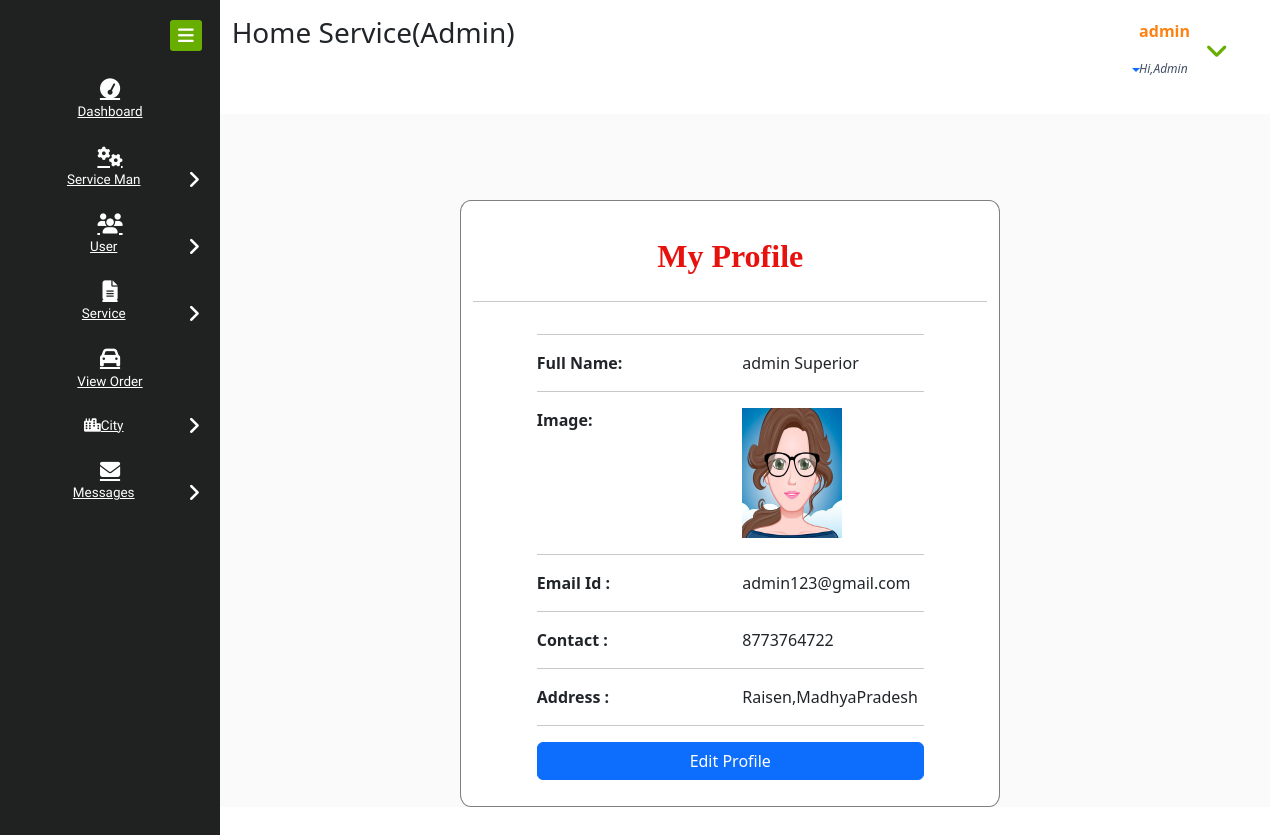
/admin_profile (signed in), run on the app's committed database.
### home_service/models.py (models this page shows, shortened)
class Customer(models.Model):
    user = models.ForeignKey(User, on_delete=models.CASCADE, null=True)
    contact = models.CharField(max_length=100, null=True)
    address = models.CharField(max_length=100, null=True)
    image = models.FileField(null=True,blank=True)

### home_service/views.py (the view)
# urls.py: path('admin_profile',admin_profile,name="admin_profile"),
def admin_profile(request):
    user = User.objects.get(id=request.user.id)
    pro = Customer.objects.get(user=user)
    d = {'pro':pro}
    return render(request,'admin_profile.html',d)

### home_service/templates/admin_profile.html
{% extends 'admin_navigation.html' %}
{% load static %}{% block body %}
    <div class="container" style="width:50%;margin-bottom:5%;background:white;border-radius:2%;border:1px solid grey">
    <h2 style="font-weight:bold;font-family : 'Monotype Corsiva' ; color : #E6120E ;margin-top:5%" align="center">My Profile</h2><hr>
    <div align="left" class="container-fluid" style="width:80%;margin-bottom:5%">
    <hr><div class="row" >
        <div class="col-md-6 div2">
            <strong>Full Name:</strong>
        </div>
        <div class="col-md-6 div1">
            {{pro.user.first_name}} {{pro.user.last_name}}
        </div>
    </div><hr>
    <div class="row">
        <div class="col-md-6 div2">
            <strong>Image:</strong>
        </div>
        <div class="col-md-6">
            <img src="{{pro.image.url}}" style="width:100px;height:130px"></img>
        </div></div><hr>
    <div class="row">
        <div class="col-md-6 div2">
            <strong>Email Id :</strong>
        </div>
        <div class="col-md-6 div1">
            {{pro.user.email}}
        </div>
    </div><hr>
     <div class="row">
        <div class="col-md-6 div2">
            <strong>Contact :</strong>
        </div>
        <div class="col-md-6 div1">
            {{pro.contact}}
        </div>
     </div><hr>
    <div class="row">
        <div class="col-md-6 div2">
            <strong>Address :</strong>
        </div>
        <div class="col-md-6 div1">
            {{pro.address}}
        </div>
    </div><hr>
    <a href="{% url 'edit_admin_profile' %}"><button class="btn btn-primary" style="width:100%">Edit Profile</button></a>
    </div></div>
{% endblock %}

### home_service/templates/admin_navigation.html (shortened to what this page needs)
<!DOCTYPE HTML>
{% load static %}
<html>
<head>
<link href="{% static 'css2/bootstrap.css' %}" rel="stylesheet" type="text/css" media="all">
<link href="{% static 'css2/style.css' %}" rel="stylesheet" type="text/css" media="all"/>
<link href="{% static 'css2/font-awesome.css' %}" rel="stylesheet">
<link href="https://cdn.jsdelivr.net/npm/bootstrap@5.3.4/dist/css/bootstrap.min.css" rel="stylesheet">
<link rel="stylesheet" href="https://cdnjs.cloudflare.com/ajax/libs/font-awesome/6.5.2/css/all.min.css" />
</head>
<body>
<div class="page-container">
   <div class="left-content">
	   <div class="mother-grid-inner">
				<div class="header-main">
					<div class="header-left">
							<div class="logo-name" style="width:100%">
								<h3><span>Home Service(Admin)</span></h3>
							</div>
							<div class="clearfix"> </div>
						 </div>
							<div class="profile_details">
								<ul>
									<li class="dropdown profile_details_drop">
										<a href="#" class="dropdown-toggle" data-toggle="dropdown" aria-expanded="false">
											<div align class="profile_img">
												<div class="user-name">
													<p>{{request.user.username}}</p>
													<span>Hi,Admin</span>
												</div>
												<i class="fa fa-angle-down lnr"></i>
												<div class="clearfix"></div>
											</div>
										</a>
									</li>
								</ul>
							</div>
							<div class="clearfix"> </div>
						</div>
				</div>
<div class="inner-block" style="padding-top:8%">
	{% block body %}
	{% endblock %}
</div>
</div>
</div>
    <div class="sidebar-menu " >
		  	<div class="logo"> <a href="#" class="sidebar-icon">
				<span class="fa fa-bars"></span> </a>
			   </div>
		    <div class="menu">
		      <ul id="menu">
		        <li id="menu-home"><a href="{% url 'admin_home' %}"><i class="fa fa-tachometer"></i><span>Dashboard</span></a></li>
		        <li><a href="#"><i class="fa fa-cogs"></i><span>Service Man</span><span class="fa fa-angle-right" style="float: right"></span></a>
		        </li>
		        <li id="menu-comunicacao" ><a href="#"><i class="fa fa-users"></i><span>User</span><span class="fa fa-angle-right" style="float: right"></span></a>
		        </li>
		        <li id="menu-academico" ><a href="#"><i class="fa fa-file-text"></i><span>Service</span><span class="fa fa-angle-right" style="float: right"></span></a>
		        </li>
		        <li><a href="{% url 'admin_order' %}"><i class="fa fa-car"></i><span>View Order</span></a></li>
				<li><a href="#"><i class="fa-solid fa-city"></i><span>City</span><span class="fa fa-angle-right" style="float: right"></span></a>
		        </li>
		        <li><a href="#"><i class="fa fa-envelope"></i><span>Messages</span><span class="fa fa-angle-right" style="float: right"></span></a>
		        </li>
		      </ul>
		    </div>
	 </div>
</body>
</html>

### home_service/templates/admin_navigation.html (style rules this page uses)
h2, h4 { padding:10Px; }

### data on the page
Customer: user.first_name "admin", user.last_name "Superior", image (picture), user.email "admin123@gmail.com", contact "8773764722", address "Raisen,MadhyaPradesh"

### other printed values
{{ request.user.username }} "admin"
